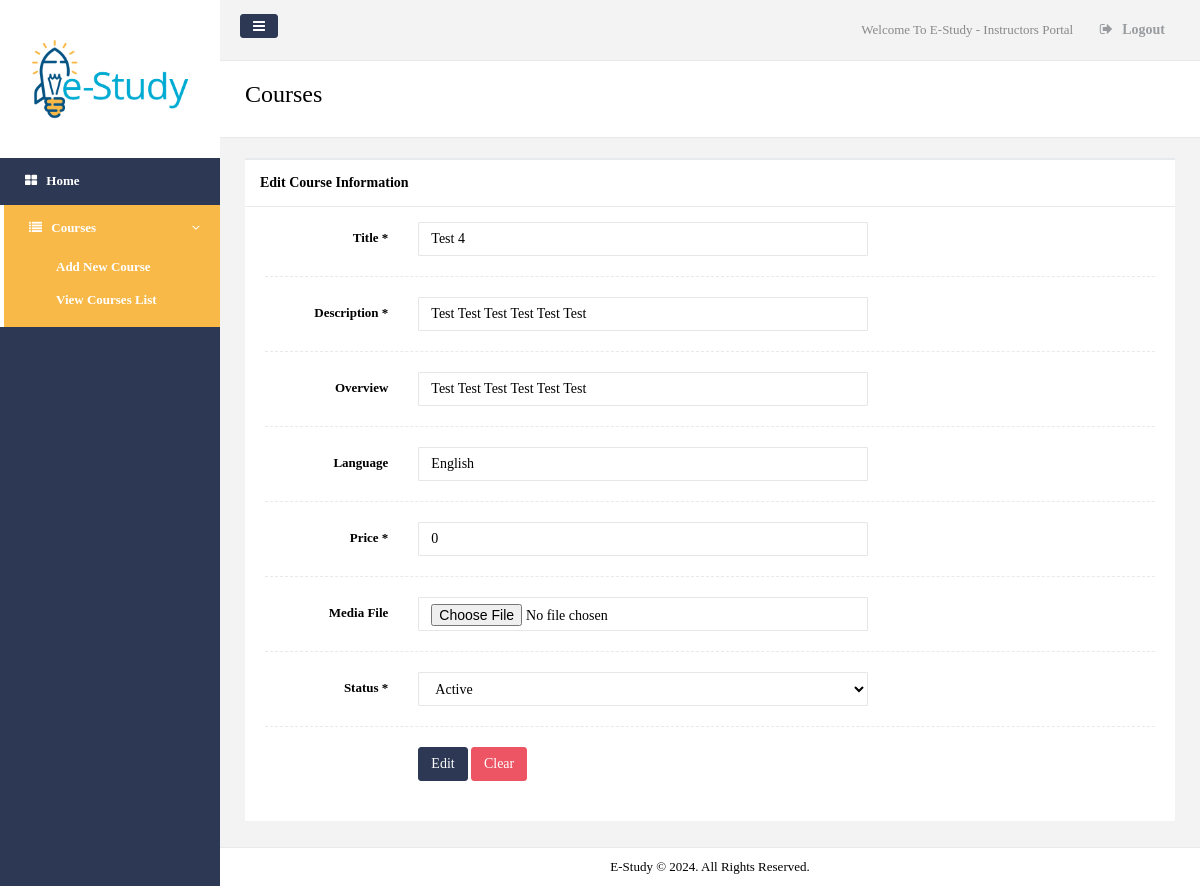
Screenshot of /Instructors/Edit_Course.php?Course_ID=5 (signed in) with the database file from the repository.
### tables this page shows
CREATE TABLE `courses` (
  `ID` int(20) NOT NULL,
  `Instructor_ID` int(20) NOT NULL,
  `Title` text NOT NULL,
  `Description` text NOT NULL,
  `Overview` text NOT NULL,
  `Total_Rates` int(20) NOT NULL,
  `Media_File` text NOT NULL,
  `Language` text NOT NULL,
  `Price` double NOT NULL,
  `Status` text NOT NULL,
  `Add_Date_Time` timestamp NOT NULL DEFAULT current_timestamp() ON UPDATE current_timestamp()
);

### Instructors/Edit_Course.php (the view, shortened to what this page needs)
<?php
include("../includes/config.php");
$Course_ID = $_GET['Course_ID'];
$sql1 = mysqli_query($dbConn,"select * from courses where ID='$Course_ID'");
$row1 = mysqli_fetch_array($sql1);
$Title = $row1['Title'];
$Description = $row1['Description'];
$Overview = $row1['Overview'];
$Language = $row1['Language'];
$Price = $row1['Price'];
$Status = $row1['Status'];
?>
<!DOCTYPE html>
<html>
<head>
   <link href="css/bootstrap.min.css" rel="stylesheet">
	    <link href="css/plugins/bootstrap/bootstrap.min.css" rel="stylesheet">
    <link href="font-awesome/css/font-awesome.css" rel="stylesheet">
	    <link href="css/plugins/dataTables/datatables.min.css" rel="stylesheet">
    <link href="css/plugins/toastr/toastr.min.css" rel="stylesheet">
    <link href="js/plugins/gritter/jquery.gritter.css" rel="stylesheet">
    <link href="css/animate.css" rel="stylesheet">
    <link href="css/style.css" rel="stylesheet">
</head>
<body style="back">
    <div id="wrapper">
        <nav class="navbar-default navbar-static-side" role="navigation">
            <div class="sidebar-collapse">
                <ul class="nav metismenu" id="side-menu">
                   <li class="nav-header" style="background-color:#fff">
                        <div class="dropdown profile-element"> <span>
                            <img alt="image"  src="img/logo.png" width="100%"/>
                             </span>
                        </div>
                    </li>
                    <li class="">
                        <a href="index.php"><i class="fa fa-th-large"></i> <span class="nav-label">Home</span></a>
                    </li>
					 <li class="active">
                        <a href="#"><i class="fa fa-list"></i> <span class="nav-label">Courses</span><span class="fa arrow"></span></a>
                        <ul class="nav nav-second-level collapse">
                            <li><a href="Add_New_Course.php">Add New Course</a></li>
                            <li><a href="View_Courses_List.php">View Courses List</a></li>
                        </ul>
                    </li>
                </ul>
            </div>
        </nav>
        <div id="page-wrapper" class="gray-bg dashbard-1">
        <div class="row border-bottom">
        <nav class="navbar navbar-static-top" role="navigation" style="margin-bottom: 0">
        <div class="navbar-header">
            <a class="navbar-minimalize minimalize-styl-2 btn btn-primary " href="#"><i class="fa fa-bars"></i> </a>
        </div>
            <ul class="nav navbar-top-links navbar-right">
                <li>
                    <span class="m-r-sm text-muted welcome-message">Welcome To E-Study - Instructors Portal</span>
                </li>
                <li>
                    <a href="Logout.php">
                        <i class="fa fa-sign-out"></i> Logout
                    </a>
                </li>
            </ul>
        </nav>
        </div>
          <div class="row wrapper border-bottom white-bg page-heading">
                <div class="col-lg-10">
                    <h2>Courses</h2>
                </div>
                <div class="col-lg-2">
                </div>
            </div>
 <div class="wrapper wrapper-content animated fadeInRight">
            <div class="row">
                <div class="col-lg-12">
                <div class="ibox float-e-margins">
                    <div class="ibox-title">
                        <h5>Edit Course Information</h5>
                    </div>
                          <div class="ibox-content">
                     <form method="post" action="Edit_Course.php?Course_ID=<?php echo $Course_ID; ?>" class="form-horizontal" enctype="multipart/form-data">
									<div class="form-group"><label class="col-sm-2 control-label">Title *</label>
                                    <div class="col-sm-10"><input value="<?php echo $Title; ?>" style="width:450px" type="text" name="Title" class="form-control" required></div>
                                </div>
                                <div class="hr-line-dashed"></div>
	<div class="form-group"><label class="col-sm-2 control-label">Description *</label>
                                    <div class="col-sm-10"><input value="<?php echo $Description; ?>" style="width:450px" type="text" name="Description" class="form-control" required></div>
                                </div>
                                <div class="hr-line-dashed"></div>
								<div class="form-group"><label class="col-sm-2 control-label">Overview</label>
                                    <div class="col-sm-10"><input value="<?php echo $Overview; ?>" style="width:450px" type="text" name="Overview" class="form-control"></div>
                                </div>
                                <div class="hr-line-dashed"></div>
								<div class="form-group"><label class="col-sm-2 control-label">Language</label>
                                    <div class="col-sm-10"><input value="<?php echo $Language; ?>" style="width:450px" type="text" name="Language" class="form-control"></div>
                                </div>
                                <div class="hr-line-dashed"></div>
								<div class="form-group"><label class="col-sm-2 control-label">Price *</label>
                                    <div class="col-sm-10"><input value="<?php echo $Price; ?>" style="width:450px" type="number" step="any" name="Price" min="0" class="form-control" required></div>
                                </div>
                                <div class="hr-line-dashed"></div>
								 <div class="form-group"><label class="col-sm-2 control-label">Media File</label>
                                    <div class="col-sm-10"><input value="" style="width:450px" type="file" name="file" class="form-control" ></div>
                                </div>
                                <div class="hr-line-dashed"></div>
								<div class="form-group"><label class="col-sm-2 control-label">Status *</label>
                                    <div class="col-sm-10">
		<select style="width:450px" name="Status" class="form-control" required>
		<option value="<?php echo $Status; ?>"><?php echo $Status; ?></option>
		</select>
		</div>
								</div>
                                <div class="hr-line-dashed"></div>
                                <div class="form-group">
                                    <div class="col-sm-4 col-sm-offset-2">
																		                                        <button class="btn btn-primary" type="submit" name="Submit">Edit</button>
									<button class="btn btn-danger" type="reset" name="Reset">Clear</button>
                                    </div>
                                </div>
                            </form>
                        </div>
                    </div>
                </div>
                </div></div>
                <div class="footer">
                    <div>
                         <center>E-Study © <?php echo date("Y"); ?>. All Rights Reserved.</center>
                    </div>
                </div>
            </div>
        </div>
</body>
</html>

### includes/config.php (style rules this page uses)
* { -webkit-user-select: none; -khtml-user-select: none; -moz-user-select: -moz-none; -o-user-select: none; user-select: none; }

### Instructors/Edit_Course.php (style rules this page uses)
body { font-family: myFirstFont; }

### rows the page displays
courses: Title "Test 4", Description "Test Test Test Test Test Test", Overview "Test Test Test Test Test Test", Language "English", Price "0", Status "Active"
